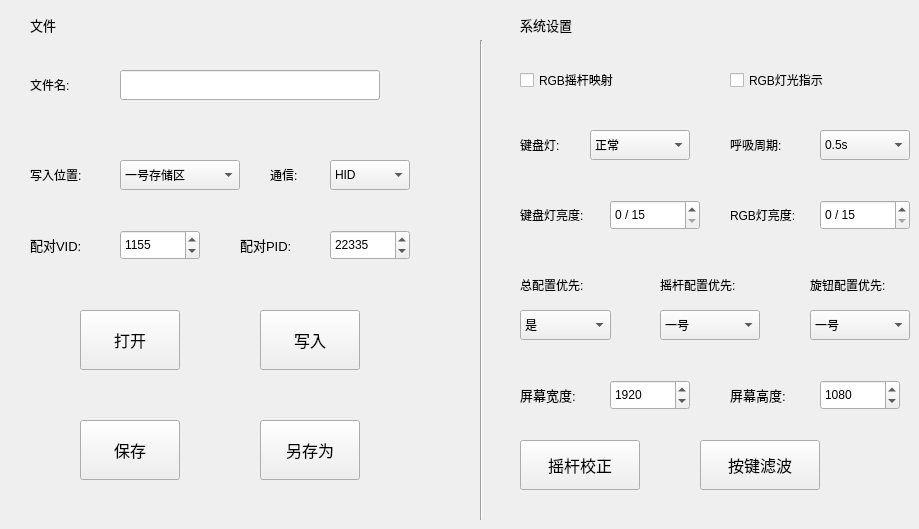
   <widget class="QWidget" name="tab_c">
    <attribute name="title">
     <string>系统</string>
    </attribute>
    <widget class="QPushButton" name="Bt_write">
     <property name="geometry">
      <rect>
       <x>260</x>
       <y>310</y>
       <width>100</width>
       <height>60</height>
      </rect>
     </property>
     <property name="font">
      <font>
       <pointsize>12</pointsize>
      </font>
     </property>
     <property name="focusPolicy">
      <enum>Qt::NoFocus</enum>
     </property>
     <property name="text">
      <string>写入</string>
     </property>
    </widget>
    <widget class="QPushButton" name="Bt_open">
     <property name="geometry">
      <rect>
       <x>80</x>
       <y>310</y>
       <width>100</width>
       <height>60</height>
      </rect>
     </property>
     <property name="font">
      <font>
       <pointsize>12</pointsize>
      </font>
     </property>
     <property name="focusPolicy">
      <enum>Qt::NoFocus</enum>
     </property>
     <property name="text">
      <string>打开</string>
     </property>
    </widget>
    <widget class="QPushButton" name="Bt_save">
     <property name="geometry">
      <rect>
       <x>80</x>
       <y>420</y>
       <width>100</width>
       <height>60</height>
      </rect>
     </property>
     <property name="font">
      <font>
       <pointsize>12</pointsize>
      </font>
     </property>
     <property name="focusPolicy">
      <enum>Qt::NoFocus</enum>
     </property>
     <property name="text">
      <string>保存</string>
     </property>
    </widget>
    <widget class="QPushButton" name="Bt_saveas">
     <property name="geometry">
      <rect>
       <x>260</x>
       <y>420</y>
       <width>100</width>
       <height>60</height>
      </rect>
     </property>
     <property name="font">
      <font>
       <pointsize>12</pointsize>
      </font>
     </property>
     <property name="focusPolicy">
      <enum>Qt::NoFocus</enum>
     </property>
     <property name="text">
      <string>另存为</string>
     </property>
    </widget>
    <widget class="QCheckBox" name="cB_sys_rgb_rk">
     <property name="geometry">
      <rect>
       <x>520</x>
       <y>70</y>
       <width>120</width>
       <height>20</height>
      </rect>
     </property>
     <property name="focusPolicy">
      <enum>Qt::NoFocus</enum>
     </property>
     <property name="text">
      <string>RGB摇杆映射</string>
     </property>
    </widget>
    <widget class="QCheckBox" name="cB_sys_rgb_pilot">
     <property name="geometry">
      <rect>
       <x>730</x>
       <y>70</y>
       <width>120</width>
       <height>20</height>
      </rect>
     </property>
     <property name="focusPolicy">
      <enum>Qt::NoFocus</enum>
     </property>
     <property name="text">
      <string>RGB灯光指示</string>
     </property>
     <property name="checked">
      <bool>false</bool>
     </property>
    </widget>
    <widget class="QSpinBox" name="spinBox_light">
     <property name="geometry">
      <rect>
       <x>610</x>
       <y>200</y>
       <width>90</width>
       <height>30</height>
      </rect>
     </property>
     <property name="focusPolicy">
      <enum>Qt::NoFocus</enum>
     </property>
     <property name="suffix">
      <string> / 15</string>
     </property>
     <property name="maximum">
      <number>15</number>
     </property>
     <property name="value">
      <number>0</number>
     </property>
    </widget>
    <widget class="QComboBox" name="cBox_light">
     <property name="geometry">
      <rect>
       <x>590</x>
       <y>130</y>
       <width>100</width>
       <height>30</height>
      </rect>
     </property>
     <property name="focusPolicy">
      <enum>Qt::NoFocus</enum>
     </property>
     <item>
      <property name="text">
       <string>正常</string>
      </property>
     </item>
     <item>
      <property name="text">
       <string>呼吸</string>
      </property>
     </item>
    </widget>
    <widget class="Line" name="line_3">
     <property name="geometry">
      <rect>
       <x>480</x>
       <y>40</y>
       <width>3</width>
       <height>480</height>
      </rect>
     </property>
     <property name="focusPolicy">
      <enum>Qt::NoFocus</enum>
     </property>
     <property name="orientation">
      <enum>Qt::Vertical</enum>
     </property>
    </widget>
    <widget class="QLineEdit" name="lineEdit_fileName">
     <property name="geometry">
      <rect>
       <x>120</x>
       <y>70</y>
       <width>260</width>
       <height>30</height>
      </rect>
     </property>
     <property name="font">
      <font>
       <pointsize>10</pointsize>
      </font>
     </property>
     <property name="focusPolicy">
      <enum>Qt::NoFocus</enum>
     </property>
     <property name="layoutDirection">
      <enum>Qt::LeftToRight</enum>
     </property>
     <property name="autoFillBackground">
      <bool>false</bool>
     </property>
    </widget>
    <widget class="QLabel" name="label_24">
     <property name="geometry">
      <rect>
       <x>30</x>
       <y>10</y>
       <width>100</width>
       <height>30</height>
      </rect>
     </property>
     <property name="font">
      <font>
       <pointsize>10</pointsize>
      </font>
     </property>
     <property name="focusPolicy">
      <enum>Qt::NoFocus</enum>
     </property>
     <property name="text">
      <string>文件</string>
     </property>
    </widget>
    <widget class="QLabel" name="label_25">
     <property name="geometry">
      <rect>
       <x>520</x>
       <y>10</y>
       <width>100</width>
       <height>30</height>
      </rect>
     </property>
     <property name="font">
      <font>
       <pointsize>10</pointsize>
      </font>
     </property>
     <property name="focusPolicy">
      <enum>Qt::NoFocus</enum>
     </property>
     <property name="text">
      <string>系统设置</string>
     </property>
    </widget>
    <widget class="QLabel" name="label_26">
     <property name="geometry">
      <rect>
       <x>30</x>
       <y>70</y>
       <width>100</width>
       <height>30</height>
      </rect>
     </property>
     <property name="focusPolicy">
      <enum>Qt::NoFocus</enum>
     </property>
     <property name="text">
      <string>文件名:</string>
     </property>
    </widget>
    <widget class="QLabel" name="label_27">
     <property name="geometry">
      <rect>
       <x>520</x>
       <y>130</y>
       <width>100</width>
       <height>30</height>
      </rect>
     </property>
     <property name="focusPolicy">
      <enum>Qt::NoFocus</enum>
     </property>
     <property name="text">
      <string>键盘灯:</string>
     </property>
    </widget>
    <widget class="QLabel" name="label_28">
     <property name="geometry">
      <rect>
       <x>520</x>
       <y>200</y>
       <width>100</width>
       <height>30</height>
      </rect>
     </property>
     <property name="focusPolicy">
      <enum>Qt::NoFocus</enum>
     </property>
     <property name="text">
      <string>键盘灯亮度:</string>
     </property>
    </widget>
    <widget class="QLabel" name="label_29">
     <property name="geometry">
      <rect>
       <x>30</x>
       <y>160</y>
       <width>100</width>
       <height>30</height>
      </rect>
     </property>
     <property name="focusPolicy">
      <enum>Qt::NoFocus</enum>
     </property>
     <property name="text">
      <string>写入位置:</string>
     </property>
    </widget>
    <widget class="QComboBox" name="cBox_flash">
     <property name="geometry">
      <rect>
       <x>120</x>
       <y>160</y>
       <width>120</width>
       <height>30</height>
      </rect>
     </property>
     <property name="focusPolicy">
      <enum>Qt::NoFocus</enum>
     </property>
     <item>
      <property name="text">
       <string>一号存储区</string>
      </property>
     </item>
     <item>
      <property name="text">
       <string>二号存储区</string>
      </property>
     </item>
    </widget>
    <widget class="QLabel" name="label_30">
     <property name="geometry">
      <rect>
       <x>520</x>
       <y>270</y>
       <width>100</width>
       <height>30</height>
      </rect>
     </property>
     <property name="focusPolicy">
      <enum>Qt::NoFocus</enum>
     </property>
     <property name="text">
      <string>总配置优先:</string>
     </property>
    </widget>
    <widget class="QLabel" name="label_65">
     <property name="geometry">
      <rect>
       <x>660</x>
       <y>270</y>
       <width>100</width>
       <height>30</height>
      </rect>
     </property>
     <property name="focusPolicy">
      <enum>Qt::NoFocus</enum>
     </property>
     <property name="text">
      <string>摇杆配置优先:</string>
     </property>
    </widget>
    <widget class="QLabel" name="label_66">
     <property name="geometry">
      <rect>
       <x>810</x>
       <y>270</y>
       <width>100</width>
       <height>30</height>
      </rect>
     </property>
     <property name="focusPolicy">
      <enum>Qt::NoFocus</enum>
     </property>
     <property name="text">
      <string>旋钮配置优先:</string>
     </property>
    </widget>
    <widget class="QComboBox" name="cBox_pri">
     <property name="geometry">
      <rect>
       <x>520</x>
       <y>310</y>
       <width>91</width>
       <height>30</height>
      </rect>
     </property>
     <property name="focusPolicy">
      <enum>Qt::NoFocus</enum>
     </property>
     <item>
      <property name="text">
       <string>是</string>
      </property>
     </item>
     <item>
      <property name="text">
       <string>否</string>
      </property>
     </item>
    </widget>
    <widget class="QComboBox" name="cBox_pri_r">
     <property name="geometry">
      <rect>
       <x>660</x>
       <y>310</y>
       <width>100</width>
       <height>30</height>
      </rect>
     </property>
     <property name="focusPolicy">
      <enum>Qt::NoFocus</enum>
     </property>
     <item>
      <property name="text">
       <string>一号</string>
      </property>
     </item>
     <item>
      <property name="text">
       <string>二号</string>
      </property>
     </item>
    </widget>
    <widget class="QComboBox" name="cBox_pri_e">
     <property name="geometry">
      <rect>
       <x>810</x>
       <y>310</y>
       <width>100</width>
       <height>30</height>
      </rect>
     </property>
     <property name="focusPolicy">
      <enum>Qt::NoFocus</enum>
     </property>
     <item>
      <property name="text">
       <string>一号</string>
      </property>
     </item>
     <item>
      <property name="text">
       <string>二号</string>
      </property>
     </item>
    </widget>
    <widget class="QLabel" name="label_31">
     <property name="geometry">
      <rect>
       <x>730</x>
       <y>200</y>
       <width>100</width>
       <height>30</height>
      </rect>
     </property>
     <property name="focusPolicy">
      <enum>Qt::NoFocus</enum>
     </property>
     <property name="text">
      <string>RGB灯亮度:</string>
     </property>
    </widget>
    <widget class="QSpinBox" name="spinBox_light_rgb">
     <property name="geometry">
      <rect>
       <x>820</x>
       <y>200</y>
       <width>90</width>
       <height>30</height>
      </rect>
     </property>
     <property name="focusPolicy">
      <enum>Qt::NoFocus</enum>
     </property>
     <property name="suffix">
      <string> / 15</string>
     </property>
     <property name="maximum">
      <number>15</number>
     </property>
     <property name="value">
      <number>0</number>
     </property>
    </widget>
    <widget class="QLabel" name="label_32">
     <property name="geometry">
      <rect>
       <x>730</x>
       <y>130</y>
       <width>100</width>
       <height>30</height>
      </rect>
     </property>
     <property name="focusPolicy">
      <enum>Qt::NoFocus</enum>
     </property>
     <property name="text">
      <string>呼吸周期:</string>
     </property>
    </widget>
    <widget class="QComboBox" name="cBox_cycle">
     <property name="geometry">
      <rect>
       <x>820</x>
       <y>130</y>
       <width>90</width>
       <height>30</height>
      </rect>
     </property>
     <property name="focusPolicy">
      <enum>Qt::NoFocus</enum>
     </property>
     <item>
      <property name="text">
       <string>0.5s</string>
      </property>
     </item>
     <item>
      <property name="text">
       <string>1s</string>
      </property>
     </item>
     <item>
      <property name="text">
       <string>2s</string>
      </property>
     </item>
     <item>
      <property name="text">
       <string>3s</string>
      </property>
     </item>
     <item>
      <property name="text">
       <string>4s</string>
      </property>
     </item>
     <item>
      <property name="text">
       <string>5s</string>
      </property>
     </item>
     <item>
      <property name="text">
       <string>7s</string>
      </property>
     </item>
     <item>
      <property name="text">
       <string>10s</string>
      </property>
     </item>
    </widget>
    <widget class="QLabel" name="lb_screen_h">
     <property name="geometry">
      <rect>
       <x>730</x>
       <y>380</y>
       <width>81</width>
       <height>30</height>
      </rect>
     </property>
     <property name="font">
      <font>
       <pointsize>10</pointsize>
      </font>
     </property>
     <property name="focusPolicy">
      <enum>Qt::NoFocus</enum>
     </property>
     <property name="text">
      <string>屏幕高度:</string>
     </property>
    </widget>
    <widget class="QSpinBox" name="spinBox_w">
     <property name="geometry">
      <rect>
       <x>610</x>
       <y>380</y>
       <width>80</width>
       <height>30</height>
      </rect>
     </property>
     <property name="focusPolicy">
      <enum>Qt::ClickFocus</enum>
     </property>
     <property name="minimum">
      <number>1</number>
     </property>
     <property name="maximum">
      <number>65535</number>
     </property>
     <property name="value">
      <number>1920</number>
     </property>
    </widget>
    <widget class="QLabel" name="lb_screen_w">
     <property name="geometry">
      <rect>
       <x>520</x>
       <y>380</y>
       <width>81</width>
       <height>30</height>
      </rect>
     </property>
     <property name="font">
      <font>
       <pointsize>10</pointsize>
      </font>
     </property>
     <property name="focusPolicy">
      <enum>Qt::NoFocus</enum>
     </property>
     <property name="text">
      <string>屏幕宽度:</string>
     </property>
    </widget>
    <widget class="QSpinBox" name="spinBox_h">
     <property name="geometry">
      <rect>
       <x>820</x>
       <y>380</y>
       <width>80</width>
       <height>30</height>
      </rect>
     </property>
     <property name="focusPolicy">
      <enum>Qt::ClickFocus</enum>
     </property>
     <property name="minimum">
      <number>1</number>
     </property>
     <property name="maximum">
      <number>65535</number>
     </property>
     <property name="value">
      <number>1080</number>
     </property>
    </widget>
    <widget class="QSpinBox" name="spinBox_vid">
     <property name="geometry">
      <rect>
       <x>120</x>
       <y>230</y>
       <width>80</width>
       <height>30</height>
      </rect>
     </property>
     <property name="focusPolicy">
      <enum>Qt::ClickFocus</enum>
     </property>
     <property name="minimum">
      <number>0</number>
     </property>
     <property name="maximum">
      <number>65535</number>
     </property>
     <property name="value">
      <number>1155</number>
     </property>
    </widget>
    <widget class="QLabel" name="lb_screen_h_2">
     <property name="geometry">
      <rect>
       <x>240</x>
       <y>230</y>
       <width>81</width>
       <height>30</height>
      </rect>
     </property>
     <property name="font">
      <font>
       <pointsize>10</pointsize>
      </font>
     </property>
     <property name="focusPolicy">
      <enum>Qt::NoFocus</enum>
     </property>
     <property name="text">
      <string>配对PID:</string>
     </property>
    </widget>
    <widget class="QSpinBox" name="spinBox_pid">
     <property name="geometry">
      <rect>
       <x>330</x>
       <y>230</y>
       <width>80</width>
       <height>30</height>
      </rect>
     </property>
     <property name="focusPolicy">
      <enum>Qt::ClickFocus</enum>
     </property>
     <property name="minimum">
      <number>0</number>
     </property>
     <property name="maximum">
      <number>65535</number>
     </property>
     <property name="value">
      <number>22335</number>
     </property>
    </widget>
    <widget class="QLabel" name="lb_screen_w_2">
     <property name="geometry">
      <rect>
       <x>30</x>
       <y>230</y>
       <width>81</width>
       <height>30</height>
      </rect>
     </property>
     <property name="font">
      <font>
       <pointsize>10</pointsize>
      </font>
     </property>
     <property name="focusPolicy">
      <enum>Qt::NoFocus</enum>
     </property>
     <property name="text">
      <string>配对VID:</string>
     </property>
    </widget>
    <widget class="QComboBox" name="cBox_hid_cdc">
     <property name="geometry">
      <rect>
       <x>330</x>
       <y>160</y>
       <width>80</width>
       <height>30</height>
      </rect>
     </property>
     <property name="focusPolicy">
      <enum>Qt::NoFocus</enum>
     </property>
     <item>
      <property name="text">
       <string>HID</string>
      </property>
     </item>
     <item>
      <property name="text">
       <string>CDC</string>
      </property>
     </item>
    </widget>
    <widget class="QLabel" name="label_34">
     <property name="geometry">
      <rect>
       <x>270</x>
       <y>160</y>
       <width>100</width>
       <height>30</height>
      </rect>
     </property>
     <property name="focusPolicy">
      <enum>Qt::NoFocus</enum>
     </property>
     <property name="text">
      <string>通信:</string>
     </property>
    </widget>
    <widget class="QPushButton" name="Bt_get_adc">
     <property name="geometry">
      <rect>
       <x>520</x>
       <y>440</y>
       <width>120</width>
       <height>50</height>
      </rect>
     </property>
     <property name="font">
      <font>
       <pointsize>12</pointsize>
      </font>
     </property>
     <property name="focusPolicy">
      <enum>Qt::NoFocus</enum>
     </property>
     <property name="text">
      <string>摇杆校正</string>
     </property>
    </widget>
    <widget class="QPushButton" name="Bt_key_filter">
     <property name="geometry">
      <rect>
       <x>700</x>
       <y>440</y>
       <width>120</width>
       <height>50</height>
      </rect>
     </property>
     <property name="font">
      <font>
       <pointsize>12</pointsize>
      </font>
     </property>
     <property name="focusPolicy">
      <enum>Qt::NoFocus</enum>
     </property>
     <property name="text">
      <string>按键滤波</string>
     </property>
    </widget>
   </widget>
